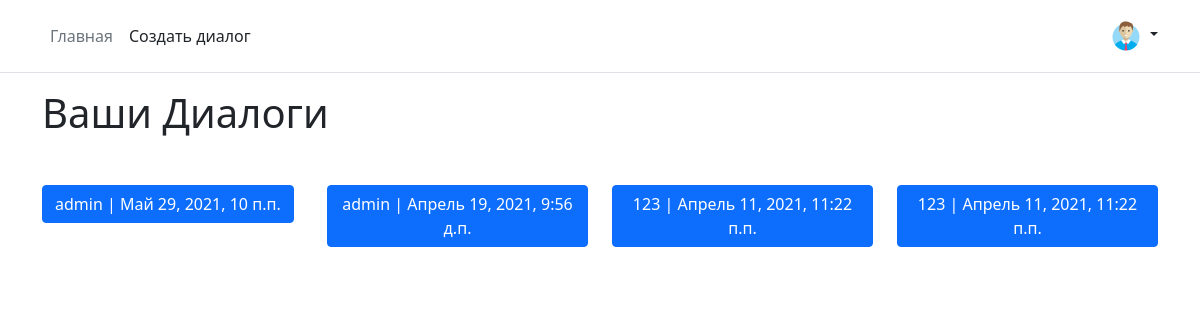
The app's page / (signed in) with its own data.
### mainapp/models.py (models this page shows, shortened)
class DialogMemebers(models.Model):
    CREATOR = '0'
    INTERLOCUTOR = '1'
    ROLE_CHOICES = (
        (CREATOR, 'создатель'),
        (INTERLOCUTOR, 'собеседник'),
    )
    dialog = models.ForeignKey(Dialog,
                               verbose_name='диалог',
                               on_delete=models.CASCADE,
                               related_name="members")
    member = models.ForeignKey(User,
                               verbose_name='участник диалога',
                               on_delete=models.CASCADE,
                               related_name="dialogs")
    role = models.CharField(verbose_name='роль',
                            choices=ROLE_CHOICES,
                            db_index=True, max_length=128)
    class Meta:
        verbose_name = 'люди в диалоге'
        verbose_name_plural = 'люди в диалогах'
        ordering = ['dialog', '-role', 'member']

class Dialog(models.Model):
    created = models.DateTimeField(verbose_name='отправлено',
                                   auto_now_add=True,
                                   db_index=True)
    name = models.CharField(verbose_name='имя', max_length=64, blank=True)
    class Meta:
        verbose_name = 'диалог'
        verbose_name_plural = 'диалоги'
        ordering = ['-created']

### mainapp/views.py (the view)
# urls.py: path('', mainapp.index, name='index'),
@login_required
def index(request):
    dialogues = request.user.dialogs.select_related('dialog').all()
    context = {
        'title': 'диалоги',
        'dialogues': dialogues,
    }
    return render(request, 'mainapp/index.html', context)

### mainapp/templates/mainapp/index.html (shortened to what this page needs)
{% extends 'mainapp/base.html' %}
{% block content %}
    <h3 class="display-6">Ваши Диалоги</h3>
    <div class="row mt-5">
        {% for item in dialogues %}
            <div class="col">
                <a href="{% url 'mainapp:dialog_show' item.dialog_id %}" class="btn btn-primary">{{ item.dialog.name }}
                    | {{ item.dialog.created }}</a>
            </div>
        {% endfor %}
    </div>
{% endblock %}

### records on screen
DialogMemebers: dialog.name "admin", dialog.created "Май 29, 2021, 10 п.п."
DialogMemebers: dialog.name "admin", dialog.created "Апрель 19, 2021, 9:56 д.п."
DialogMemebers: dialog.name "123", dialog.created "Апрель 11, 2021, 11:22 п.п."
DialogMemebers: dialog.name "123", dialog.created "Апрель 11, 2021, 11:22 п.п."
